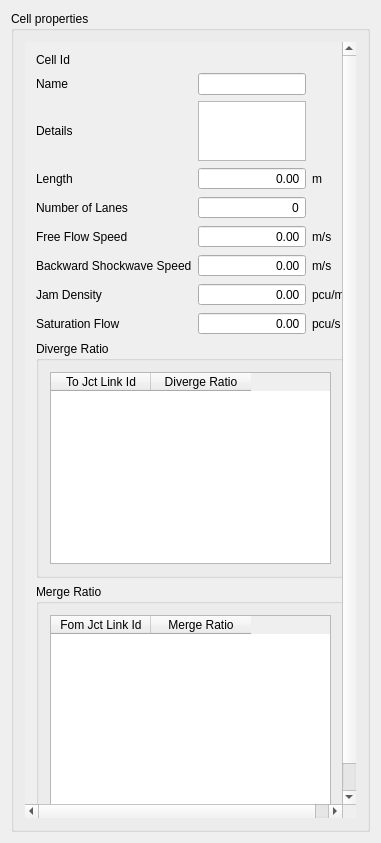
<?xml version="1.0" encoding="UTF-8"?>
<ui version="4.0">
 <class>DJctInOutCellPanel</class>
 <widget class="QWidget" name="DJctInOutCellPanel">
  <property name="geometry">
   <rect>
    <x>0</x>
    <y>0</y>
    <width>377</width>
    <height>843</height>
   </rect>
  </property>
  <property name="windowTitle">
   <string>DJctInOutCellPanel</string>
  </property>
  <layout class="QVBoxLayout" name="verticalLayout_2">
   <item>
    <widget class="QGroupBox" name="DCell_groupBox1">
     <property name="sizePolicy">
      <sizepolicy hsizetype="Minimum" vsizetype="MinimumExpanding">
       <horstretch>0</horstretch>
       <verstretch>0</verstretch>
      </sizepolicy>
     </property>
     <property name="minimumSize">
      <size>
       <width>0</width>
       <height>300</height>
      </size>
     </property>
     <property name="title">
      <string>Cell properties</string>
     </property>
     <layout class="QVBoxLayout" name="verticalLayout">
      <item>
       <widget class="QScrollArea" name="scrollArea">
        <property name="sizePolicy">
         <sizepolicy hsizetype="Minimum" vsizetype="Expanding">
          <horstretch>0</horstretch>
          <verstretch>0</verstretch>
         </sizepolicy>
        </property>
        <property name="frameShape">
         <enum>QFrame::NoFrame</enum>
        </property>
        <property name="widgetResizable">
         <bool>true</bool>
        </property>
        <widget class="QWidget" name="scrollAreaWidgetContents">
         <property name="geometry">
          <rect>
           <x>0</x>
           <y>0</y>
           <width>339</width>
           <height>793</height>
          </rect>
         </property>
         <layout class="QVBoxLayout" name="verticalLayout_5">
          <item>
           <layout class="QGridLayout" name="DCell_gridLayout">
            <property name="horizontalSpacing">
             <number>6</number>
            </property>
            <item row="0" column="1">
             <widget class="QLabel" name="CellId_Label">
              <property name="sizePolicy">
               <sizepolicy hsizetype="Minimum" vsizetype="Minimum">
                <horstretch>0</horstretch>
                <verstretch>0</verstretch>
               </sizepolicy>
              </property>
              <property name="text">
               <string/>
              </property>
             </widget>
            </item>
            <item row="1" column="0">
             <widget class="QLabel" name="NameText_Label">
              <property name="sizePolicy">
               <sizepolicy hsizetype="Minimum" vsizetype="Preferred">
                <horstretch>0</horstretch>
                <verstretch>0</verstretch>
               </sizepolicy>
              </property>
              <property name="text">
               <string>Name</string>
              </property>
             </widget>
            </item>
            <item row="3" column="1">
             <widget class="QDoubleSpinBox" name="Length_doubleSpinBox">
              <property name="sizePolicy">
               <sizepolicy hsizetype="Minimum" vsizetype="Fixed">
                <horstretch>0</horstretch>
                <verstretch>0</verstretch>
               </sizepolicy>
              </property>
              <property name="alignment">
               <set>Qt::AlignRight|Qt::AlignTrailing|Qt::AlignVCenter</set>
              </property>
              <property name="readOnly">
               <bool>true</bool>
              </property>
              <property name="buttonSymbols">
               <enum>QAbstractSpinBox::NoButtons</enum>
              </property>
             </widget>
            </item>
            <item row="7" column="0">
             <widget class="QLabel" name="JamDensity_Label">
              <property name="sizePolicy">
               <sizepolicy hsizetype="Minimum" vsizetype="Preferred">
                <horstretch>0</horstretch>
                <verstretch>0</verstretch>
               </sizepolicy>
              </property>
              <property name="text">
               <string>Jam Density</string>
              </property>
             </widget>
            </item>
            <item row="2" column="1">
             <widget class="QPlainTextEdit" name="Details_PlainTextEdit">
              <property name="enabled">
               <bool>true</bool>
              </property>
              <property name="sizePolicy">
               <sizepolicy hsizetype="Minimum" vsizetype="Minimum">
                <horstretch>0</horstretch>
                <verstretch>0</verstretch>
               </sizepolicy>
              </property>
              <property name="minimumSize">
               <size>
                <width>0</width>
                <height>60</height>
               </size>
              </property>
              <property name="sizeIncrement">
               <size>
                <width>0</width>
                <height>20</height>
               </size>
              </property>
              <property name="baseSize">
               <size>
                <width>0</width>
                <height>60</height>
               </size>
              </property>
              <property name="sizeAdjustPolicy">
               <enum>QAbstractScrollArea::AdjustToContents</enum>
              </property>
              <property name="readOnly">
               <bool>true</bool>
              </property>
             </widget>
            </item>
            <item row="1" column="1">
             <widget class="QLineEdit" name="Name_LineEdit">
              <property name="sizePolicy">
               <sizepolicy hsizetype="MinimumExpanding" vsizetype="Fixed">
                <horstretch>0</horstretch>
                <verstretch>0</verstretch>
               </sizepolicy>
              </property>
              <property name="readOnly">
               <bool>true</bool>
              </property>
             </widget>
            </item>
            <item row="3" column="0">
             <widget class="QLabel" name="Length_Label">
              <property name="sizePolicy">
               <sizepolicy hsizetype="Minimum" vsizetype="Preferred">
                <horstretch>0</horstretch>
                <verstretch>0</verstretch>
               </sizepolicy>
              </property>
              <property name="text">
               <string>Length</string>
              </property>
             </widget>
            </item>
            <item row="5" column="0">
             <widget class="QLabel" name="FreeFlowSpeed_Label">
              <property name="sizePolicy">
               <sizepolicy hsizetype="Minimum" vsizetype="Preferred">
                <horstretch>0</horstretch>
                <verstretch>0</verstretch>
               </sizepolicy>
              </property>
              <property name="text">
               <string>Free Flow Speed</string>
              </property>
             </widget>
            </item>
            <item row="4" column="1">
             <widget class="QSpinBox" name="NumberOfLane_spinBox">
              <property name="sizePolicy">
               <sizepolicy hsizetype="Minimum" vsizetype="Fixed">
                <horstretch>0</horstretch>
                <verstretch>0</verstretch>
               </sizepolicy>
              </property>
              <property name="alignment">
               <set>Qt::AlignRight|Qt::AlignTrailing|Qt::AlignVCenter</set>
              </property>
              <property name="readOnly">
               <bool>true</bool>
              </property>
              <property name="buttonSymbols">
               <enum>QAbstractSpinBox::NoButtons</enum>
              </property>
             </widget>
            </item>
            <item row="8" column="0">
             <widget class="QLabel" name="SaturationFlow_Label">
              <property name="sizePolicy">
               <sizepolicy hsizetype="Minimum" vsizetype="Preferred">
                <horstretch>0</horstretch>
                <verstretch>0</verstretch>
               </sizepolicy>
              </property>
              <property name="text">
               <string>Saturation Flow</string>
              </property>
             </widget>
            </item>
            <item row="6" column="0">
             <widget class="QLabel" name="BackwardShockwaveSpeed_Label">
              <property name="sizePolicy">
               <sizepolicy hsizetype="Minimum" vsizetype="Preferred">
                <horstretch>0</horstretch>
                <verstretch>0</verstretch>
               </sizepolicy>
              </property>
              <property name="text">
               <string>Backward Shockwave Speed</string>
              </property>
             </widget>
            </item>
            <item row="8" column="1">
             <widget class="QDoubleSpinBox" name="SaturationFlow_doubleSpinBox">
              <property name="sizePolicy">
               <sizepolicy hsizetype="Minimum" vsizetype="Fixed">
                <horstretch>0</horstretch>
                <verstretch>0</verstretch>
               </sizepolicy>
              </property>
              <property name="alignment">
               <set>Qt::AlignRight|Qt::AlignTrailing|Qt::AlignVCenter</set>
              </property>
              <property name="readOnly">
               <bool>true</bool>
              </property>
              <property name="buttonSymbols">
               <enum>QAbstractSpinBox::NoButtons</enum>
              </property>
             </widget>
            </item>
            <item row="0" column="0">
             <widget class="QLabel" name="CellIdText_Label">
              <property name="sizePolicy">
               <sizepolicy hsizetype="Minimum" vsizetype="Minimum">
                <horstretch>0</horstretch>
                <verstretch>0</verstretch>
               </sizepolicy>
              </property>
              <property name="text">
               <string>Cell Id</string>
              </property>
             </widget>
            </item>
            <item row="6" column="1">
             <widget class="QDoubleSpinBox" name="BackwardShockwaveSpeed_doubleSpinBox">
              <property name="sizePolicy">
               <sizepolicy hsizetype="Minimum" vsizetype="Fixed">
                <horstretch>0</horstretch>
                <verstretch>0</verstretch>
               </sizepolicy>
              </property>
              <property name="alignment">
               <set>Qt::AlignRight|Qt::AlignTrailing|Qt::AlignVCenter</set>
              </property>
              <property name="readOnly">
               <bool>true</bool>
              </property>
              <property name="buttonSymbols">
               <enum>QAbstractSpinBox::NoButtons</enum>
              </property>
             </widget>
            </item>
            <item row="2" column="0">
             <widget class="QLabel" name="DetailsText_Label">
              <property name="sizePolicy">
               <sizepolicy hsizetype="Minimum" vsizetype="Preferred">
                <horstretch>0</horstretch>
                <verstretch>0</verstretch>
               </sizepolicy>
              </property>
              <property name="text">
               <string>Details</string>
              </property>
             </widget>
            </item>
            <item row="5" column="1">
             <widget class="QDoubleSpinBox" name="FreeFlowSpeedLabel_doubleSpinBox">
              <property name="sizePolicy">
               <sizepolicy hsizetype="Minimum" vsizetype="Fixed">
                <horstretch>0</horstretch>
                <verstretch>0</verstretch>
               </sizepolicy>
              </property>
              <property name="alignment">
               <set>Qt::AlignRight|Qt::AlignTrailing|Qt::AlignVCenter</set>
              </property>
              <property name="readOnly">
               <bool>true</bool>
              </property>
              <property name="buttonSymbols">
               <enum>QAbstractSpinBox::NoButtons</enum>
              </property>
             </widget>
            </item>
            <item row="7" column="1">
             <widget class="QDoubleSpinBox" name="JamDensity_doubleSpinBox">
              <property name="sizePolicy">
               <sizepolicy hsizetype="Minimum" vsizetype="Fixed">
                <horstretch>0</horstretch>
                <verstretch>0</verstretch>
               </sizepolicy>
              </property>
              <property name="alignment">
               <set>Qt::AlignRight|Qt::AlignTrailing|Qt::AlignVCenter</set>
              </property>
              <property name="readOnly">
               <bool>true</bool>
              </property>
              <property name="buttonSymbols">
               <enum>QAbstractSpinBox::NoButtons</enum>
              </property>
             </widget>
            </item>
            <item row="4" column="0">
             <widget class="QLabel" name="NumberOfLane_Label">
              <property name="sizePolicy">
               <sizepolicy hsizetype="Minimum" vsizetype="Preferred">
                <horstretch>0</horstretch>
                <verstretch>0</verstretch>
               </sizepolicy>
              </property>
              <property name="text">
               <string>Number of Lanes</string>
              </property>
             </widget>
            </item>
            <item row="3" column="2">
             <widget class="QLabel" name="unitL_label">
              <property name="text">
               <string>m</string>
              </property>
             </widget>
            </item>
            <item row="5" column="2">
             <widget class="QLabel" name="unitV_label">
              <property name="text">
               <string>m/s</string>
              </property>
             </widget>
            </item>
            <item row="6" column="2">
             <widget class="QLabel" name="unitW_label">
              <property name="text">
               <string>m/s</string>
              </property>
             </widget>
            </item>
            <item row="7" column="2">
             <widget class="QLabel" name="unitKj_label">
              <property name="text">
               <string>pcu/m</string>
              </property>
             </widget>
            </item>
            <item row="8" column="2">
             <widget class="QLabel" name="unitQ_label">
              <property name="text">
               <string>pcu/s</string>
              </property>
             </widget>
            </item>
           </layout>
          </item>
          <item>
           <widget class="QGroupBox" name="DCell_groupBox2">
            <property name="sizePolicy">
             <sizepolicy hsizetype="Minimum" vsizetype="MinimumExpanding">
              <horstretch>0</horstretch>
              <verstretch>0</verstretch>
             </sizepolicy>
            </property>
            <property name="title">
             <string>Diverge Ratio</string>
            </property>
            <layout class="QVBoxLayout" name="verticalLayout_3">
             <item>
              <widget class="QTableWidget" name="DivergeRatio_tableWidget">
               <property name="sizePolicy">
                <sizepolicy hsizetype="Minimum" vsizetype="Minimum">
                 <horstretch>0</horstretch>
                 <verstretch>0</verstretch>
                </sizepolicy>
               </property>
               <property name="dragDropOverwriteMode">
                <bool>false</bool>
               </property>
               <property name="alternatingRowColors">
                <bool>true</bool>
               </property>
               <property name="selectionMode">
                <enum>QAbstractItemView::SingleSelection</enum>
               </property>
               <property name="selectionBehavior">
                <enum>QAbstractItemView::SelectRows</enum>
               </property>
               <property name="cornerButtonEnabled">
                <bool>false</bool>
               </property>
               <property name="rowCount">
                <number>0</number>
               </property>
               <column>
                <property name="text">
                 <string>To Jct Link Id</string>
                </property>
               </column>
               <column>
                <property name="text">
                 <string>Diverge Ratio</string>
                </property>
               </column>
              </widget>
             </item>
            </layout>
           </widget>
          </item>
          <item>
           <widget class="QGroupBox" name="DCell_groupBox3">
            <property name="sizePolicy">
             <sizepolicy hsizetype="Minimum" vsizetype="MinimumExpanding">
              <horstretch>0</horstretch>
              <verstretch>0</verstretch>
             </sizepolicy>
            </property>
            <property name="title">
             <string>Merge Ratio</string>
            </property>
            <layout class="QVBoxLayout" name="verticalLayout_4">
             <item>
              <widget class="QTableWidget" name="MergeRatio_tableWidget">
               <property name="sizePolicy">
                <sizepolicy hsizetype="Minimum" vsizetype="Minimum">
                 <horstretch>0</horstretch>
                 <verstretch>0</verstretch>
                </sizepolicy>
               </property>
               <property name="dragDropOverwriteMode">
                <bool>false</bool>
               </property>
               <property name="alternatingRowColors">
                <bool>true</bool>
               </property>
               <property name="selectionMode">
                <enum>QAbstractItemView::SingleSelection</enum>
               </property>
               <property name="selectionBehavior">
                <enum>QAbstractItemView::SelectRows</enum>
               </property>
               <property name="cornerButtonEnabled">
                <bool>false</bool>
               </property>
               <property name="rowCount">
                <number>0</number>
               </property>
               <property name="columnCount">
                <number>2</number>
               </property>
               <column>
                <property name="text">
                 <string>Fom Jct Link Id</string>
                </property>
               </column>
               <column>
                <property name="text">
                 <string>Merge Ratio</string>
                </property>
               </column>
              </widget>
             </item>
            </layout>
           </widget>
          </item>
          <item>
           <spacer name="verticalSpacer">
            <property name="orientation">
             <enum>Qt::Vertical</enum>
            </property>
            <property name="sizeHint" stdset="0">
             <size>
              <width>0</width>
              <height>0</height>
             </size>
            </property>
           </spacer>
          </item>
         </layout>
        </widget>
       </widget>
      </item>
     </layout>
    </widget>
   </item>
  </layout>
 </widget>
 <layoutdefault spacing="6" margin="11"/>
 <tabstops>
  <tabstop>scrollArea</tabstop>
  <tabstop>Name_LineEdit</tabstop>
  <tabstop>Details_PlainTextEdit</tabstop>
  <tabstop>Length_doubleSpinBox</tabstop>
  <tabstop>NumberOfLane_spinBox</tabstop>
  <tabstop>FreeFlowSpeedLabel_doubleSpinBox</tabstop>
  <tabstop>BackwardShockwaveSpeed_doubleSpinBox</tabstop>
  <tabstop>JamDensity_doubleSpinBox</tabstop>
  <tabstop>SaturationFlow_doubleSpinBox</tabstop>
  <tabstop>DivergeRatio_tableWidget</tabstop>
  <tabstop>MergeRatio_tableWidget</tabstop>
 </tabstops>
 <resources/>
 <connections/>
</ui>
